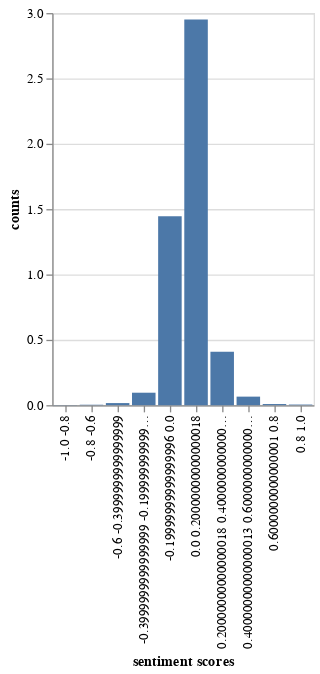

The notebook cell saved with this chart:
### Code cell
chart2 = (
    alt.Chart(data2)
    .mark_bar()
    .encode(x=alt.X("sentiment scores", sort=labels), y="counts")
)
chart2.save(".\\plots\\01\\review_sentiments.html")
chart2
# (0.0, 0.20000000000000018) -> neutral is the majority

### Figure 1 — Vega-Lite specification as saved in the notebook (floating-point values rounded to 4 significant figures)
{"config": {"view": {"continuousWidth": 400, "continuousHeight": 300}}, "data": {"name": "data-5b51f8dc05bd7c9133afc2787a7aa846"}, "mark": "bar", "encoding": {"x": {"field": "sentiment scores", "sort": ["-1.0 -0.8", "-0.8 -0.6", "-0.6 -0.3999999999999999", "-0.3999999999999999 -0.19999999999999996", "-0.19999999999999996 0.0", "0.0 0.20000000000000018", "0.20000000000000018 0.40000000000000013", "0.40000000000000013 0.6000000000000001", "0.6000000000000001 0.8", "0.8 1.0"], "type": "nominal"}, "y": {"field": "counts", "type": "quantitative"}}, "$schema": "https://vega.github.io/schema/vega-lite/v4.17.0.json", "datasets": {"data-5b51f8dc05bd7c9133afc2787a7aa846": [{"sentiment scores": "-1.0 -0.8", "counts": 0.001333}, {"sentiment scores": "-0.8 -0.6", "counts": 0.003333}, {"sentiment scores": "-0.6 -0.3999999999999999", "counts": 0.016}, {"sentiment scores": "-0.3999999999999999 -0.19999999999999996", "counts": 0.09533}, {"sentiment scores": "-0.19999999999999996 0.0", "counts": 1.446}, {"sentiment scores": "0.0 0.20000000000000018", "counts": 2.951}, {"sentiment scores": "0.20000000000000018 0.40000000000000013", "counts": 0.408}, {"sentiment scores": "0.40000000000000013 0.6000000000000001", "counts": 0.06533}, {"sentiment scores": "0.6000000000000001 0.8", "counts": 0.008667}, {"sentiment scores": "0.8 1.0", "counts": 0.004667}]}}
